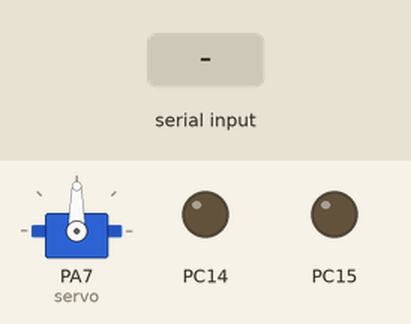
Simulated run of this sketch. Board: STM32 Blue Pill. Shown: servo, output pins drawn as LEDs (lit = HIGH). The inputs (shaded band) are chosen by the test bench.

Above: at 1.2 s.
1.3 s: "L" received over the second serial link
At 2.0 s:
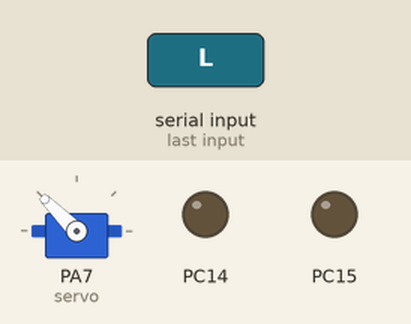
2.8 s: "R" received over the second serial link
At 3.1 s:
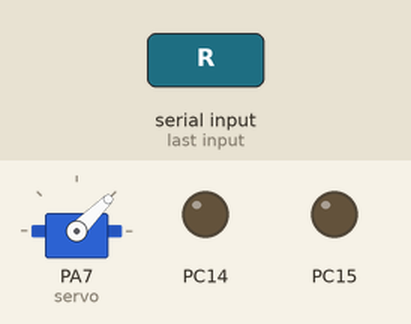
4.3 s: "F" received over the second serial link
At 5.5 s:
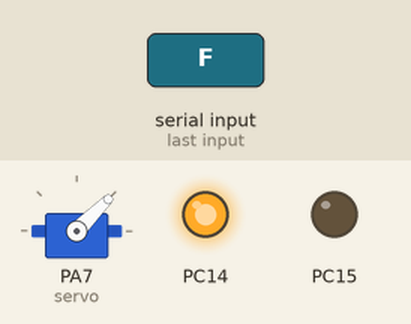
5.8 s: "B" received over the second serial link
At 6.6 s:
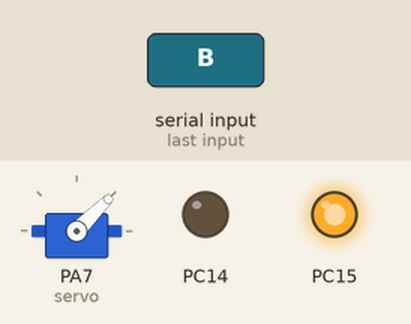
7.3 s: "C" received over the second serial link
At 7.7 s:
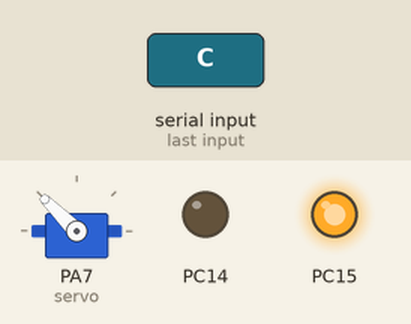
8.8 s: "D" received over the second serial link
At 10.1 s:
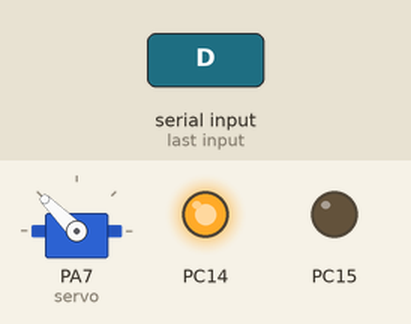
Timing chart, 0 to 11.3 s (numbered marks = the images above; inputs shaded):
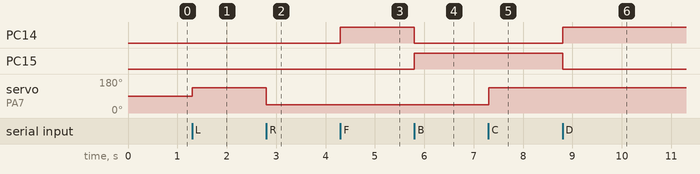

The sketch:

Motor_Servo_Bluetooth.ino
```cpp
#include<Servo.h>

Servo ESC;
Servo servo;

char data = 0;

void initializeServo(){
  servo.attach(PA7);
}

void initializeMotor(){
  pinMode(PC14,OUTPUT);
  pinMode(PC15,OUTPUT);
}

void initializeBluetooth(){
  Serial1.begin(9600);
}

void servoAngle(char direction){ //direction L = left, R = right
  if(direction == 'L'){
    servo.write(135);

  }else if(direction == 'R'){
    servo.write(45);
  }
  else{
    servo.write(90);
  }
}

void bluetooth(char data){
  //delay(200);
  if(Serial1.available()> 0){

    data  = Serial1.read();

    if(data == 'F'){ //forwards
      digitalWrite(PC14, HIGH);
      digitalWrite(PC15, LOW);
      Serial1.print("bla");
    }

    else if(data == 'B'){ //backwards
      digitalWrite(PC14, LOW);
      digitalWrite(PC15, HIGH);
    }

    else if(data == 'L'){ //left
      servoAngle('L');
    }

    else if(data == 'R'){ //right
      servoAngle('R');
    }

    else if(data == 'A'){ //forward right
      digitalWrite(PC14, HIGH);
      digitalWrite(PC15, LOW);
      servoAngle('R');
    }

    else if(data == 'B'){ //backwards right
      digitalWrite(PC14, LOW);
      digitalWrite(PC15, HIGH);
      servoAngle('R');
    }

    else if(data == 'C'){ //backwards left
      digitalWrite(PC14, LOW);
      digitalWrite(PC15, HIGH);
      servoAngle('L');
    }

    else if(data == 'D'){ //forward left
      digitalWrite(PC14, HIGH);
      digitalWrite(PC15, LOW);
      servoAngle('L');
    }

    else if(data == 'E'){ //brake
      digitalWrite(PC14, HIGH);
      digitalWrite(PC15, HIGH);
      servoAngle('E');
    }

  }
}

void setup() {
  initializeBluetooth();
  initializeServo();
  initializeMotor();
}

void loop() {
  bluetooth(data);
}
```

Measured:
- after the input at 1.3 s, servo on PA7 (servo): 90° → 135° at once
- after the input at 2.8 s, servo on PA7 (servo): 135° → 45° at once
- after the input at 4.3 s, PC14: LOW → HIGH at once
- after the input at 5.8 s, PC14: HIGH → LOW at once; PC15: LOW → HIGH at once
- after the input at 7.3 s, servo on PA7 (servo): 45° → 135° at once
- after the input at 8.8 s, PC14: LOW → HIGH at once; PC15: HIGH → LOW at once
